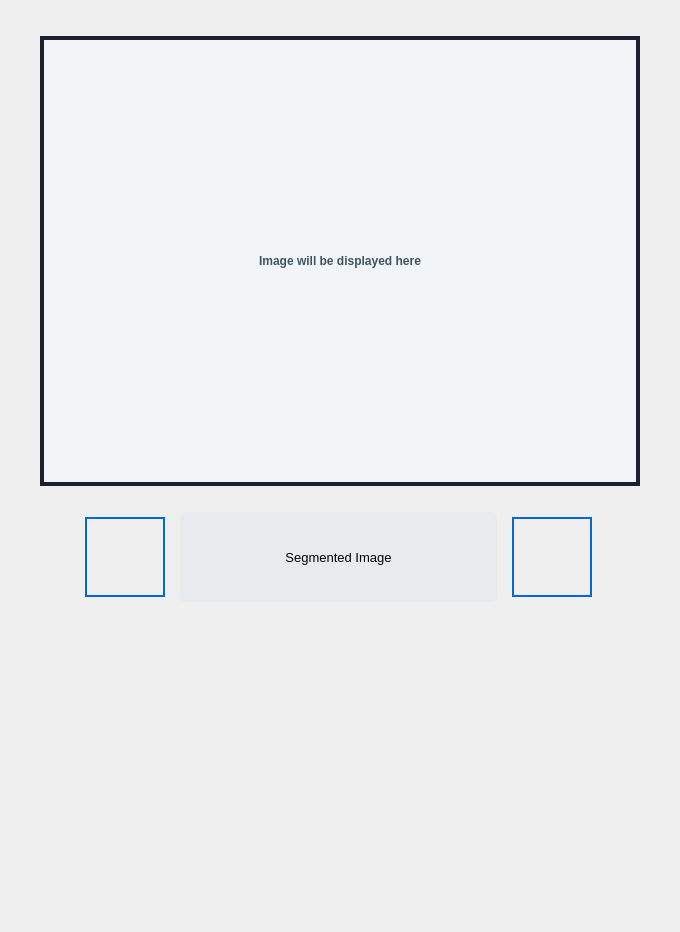
                 <widget class="QWidget" name="segmented_image_view_widget">
                  <layout class="QVBoxLayout" name="verticalLayout_11">
                   <property name="spacing">
                    <number>0</number>
                   </property>
                   <property name="leftMargin">
                    <number>0</number>
                   </property>
                   <property name="topMargin">
                    <number>0</number>
                   </property>
                   <property name="rightMargin">
                    <number>0</number>
                   </property>
                   <property name="bottomMargin">
                    <number>0</number>
                   </property>
                   <item>
                    <widget class="QWidget" name="image_display_widget_3" native="true">
                     <property name="sizePolicy">
                      <sizepolicy hsizetype="Preferred" vsizetype="Preferred">
                       <horstretch>0</horstretch>
                       <verstretch>0</verstretch>
                      </sizepolicy>
                     </property>
                     <layout class="QHBoxLayout" name="horizontalLayout_9">
                      <property name="spacing">
                       <number>0</number>
                      </property>
                      <property name="leftMargin">
                       <number>0</number>
                      </property>
                      <property name="topMargin">
                       <number>36</number>
                      </property>
                      <property name="rightMargin">
                       <number>0</number>
                      </property>
                      <property name="bottomMargin">
                       <number>0</number>
                      </property>
                      <item>
                       <spacer name="horizontalSpacer_7">
                        <property name="orientation">
                         <enum>Qt::Horizontal</enum>
                        </property>
                        <property name="sizeType">
                         <enum>QSizePolicy::Preferred</enum>
                        </property>
                        <property name="sizeHint" stdset="0">
                         <size>
                          <width>40</width>
                          <height>20</height>
                         </size>
                        </property>
                       </spacer>
                      </item>
                      <item>
                       <widget class="QLabel" name="segmented_image_label">
                        <property name="sizePolicy">
                         <sizepolicy hsizetype="Expanding" vsizetype="Expanding">
                          <horstretch>0</horstretch>
                          <verstretch>0</verstretch>
                         </sizepolicy>
                        </property>
                        <property name="minimumSize">
                         <size>
                          <width>600</width>
                          <height>450</height>
                         </size>
                        </property>
                        <property name="maximumSize">
                         <size>
                          <width>1200</width>
                          <height>900</height>
                         </size>
                        </property>
                        <property name="font">
                         <font>
                          <weight>75</weight>
                          <bold>true</bold>
                         </font>
                        </property>
                        <property name="styleSheet">
                         <string notr="true">border: 4px solid rgb(30,30,50);
color: #3E5463;
background-color: #F2F5F7;
font-weight: bold;</string>
                        </property>
                        <property name="text">
                         <string>Image will be displayed here</string>
                        </property>
                        <property name="alignment">
                         <set>Qt::AlignCenter</set>
                        </property>
                       </widget>
                      </item>
                      <item>
                       <spacer name="horizontalSpacer_8">
                        <property name="orientation">
                         <enum>Qt::Horizontal</enum>
                        </property>
                        <property name="sizeType">
                         <enum>QSizePolicy::Preferred</enum>
                        </property>
                        <property name="sizeHint" stdset="0">
                         <size>
                          <width>40</width>
                          <height>20</height>
                         </size>
                        </property>
                       </spacer>
                      </item>
                     </layout>
                    </widget>
                   </item>
                   <item>
                    <widget class="QWidget" name="segmented_image_view_bottom_panel_widget" native="true">
                     <property name="font">
                      <font>
                       <pointsize>8</pointsize>
                      </font>
                     </property>
                     <property name="styleSheet">
                      <string notr="true"/>
                     </property>
                     <layout class="QHBoxLayout" name="horizontalLayout_6">
                      <property name="spacing">
                       <number>10</number>
                      </property>
                      <property name="leftMargin">
                       <number>80</number>
                      </property>
                      <property name="topMargin">
                       <number>26</number>
                      </property>
                      <property name="rightMargin">
                       <number>80</number>
                      </property>
                      <property name="bottomMargin">
                       <number>0</number>
                      </property>
                      <item>
                       <widget class="QPushButton" name="segmented_image_previous_button">
                        <property name="sizePolicy">
                         <sizepolicy hsizetype="Preferred" vsizetype="Preferred">
                          <horstretch>0</horstretch>
                          <verstretch>0</verstretch>
                         </sizepolicy>
                        </property>
                        <property name="minimumSize">
                         <size>
                          <width>80</width>
                          <height>80</height>
                         </size>
                        </property>
                        <property name="maximumSize">
                         <size>
                          <width>80</width>
                          <height>80</height>
                         </size>
                        </property>
                        <property name="styleSheet">
                         <string notr="true">border: 2px solid #0069D9;</string>
                        </property>
                        <property name="text">
                         <string/>
                        </property>
                        <property name="icon">
                         <iconset resource="static/resource.qrc">
                          <normaloff>:/icons/icons/previous_white.png</normaloff>:/icons/icons/previous_white.png</iconset>
                        </property>
                        <property name="iconSize">
                         <size>
                          <width>60</width>
                          <height>60</height>
                         </size>
                        </property>
                       </widget>
                      </item>
                      <item>
                       <widget class="QLabel" name="segmented_image_title_label">
                        <property name="minimumSize">
                         <size>
                          <width>0</width>
                          <height>90</height>
                         </size>
                        </property>
                        <property name="maximumSize">
                         <size>
                          <width>317</width>
                          <height>16777215</height>
                         </size>
                        </property>
                        <property name="font">
                         <font>
                          <pointsize>10</pointsize>
                         </font>
                        </property>
                        <property name="styleSheet">
                         <string notr="true">
border-radius: 5px;
background-color: rgb(232, 235, 237);</string>
                        </property>
                        <property name="text">
                         <string>Segmented Image</string>
                        </property>
                        <property name="alignment">
                         <set>Qt::AlignCenter</set>
                        </property>
                        <property name="wordWrap">
                         <bool>true</bool>
                        </property>
                        <property name="margin">
                         <number>0</number>
                        </property>
                       </widget>
                      </item>
                      <item>
                       <widget class="QPushButton" name="segmented_image_next_button">
                        <property name="minimumSize">
                         <size>
                          <width>80</width>
                          <height>80</height>
                         </size>
                        </property>
                        <property name="maximumSize">
                         <size>
                          <width>80</width>
                          <height>80</height>
                         </size>
                        </property>
                        <property name="styleSheet">
                         <string notr="true">border: 2px solid #0069D9;</string>
                        </property>
                        <property name="text">
                         <string/>
                        </property>
                        <property name="icon">
                         <iconset resource="static/resource.qrc">
                          <normaloff>:/icons/icons/next_white.png</normaloff>:/icons/icons/next_white.png</iconset>
                        </property>
                        <property name="iconSize">
                         <size>
                          <width>60</width>
                          <height>60</height>
                         </size>
                        </property>
                       </widget>
                      </item>
                     </layout>
                    </widget>
                   </item>
                   <item>
                    <spacer name="verticalSpacer_4">
                     <property name="orientation">
                      <enum>Qt::Vertical</enum>
                     </property>
                     <property name="sizeHint" stdset="0">
                      <size>
                       <width>20</width>
                       <height>330</height>
                      </size>
                     </property>
                    </spacer>
                   </item>
                  </layout>
                 </widget>
